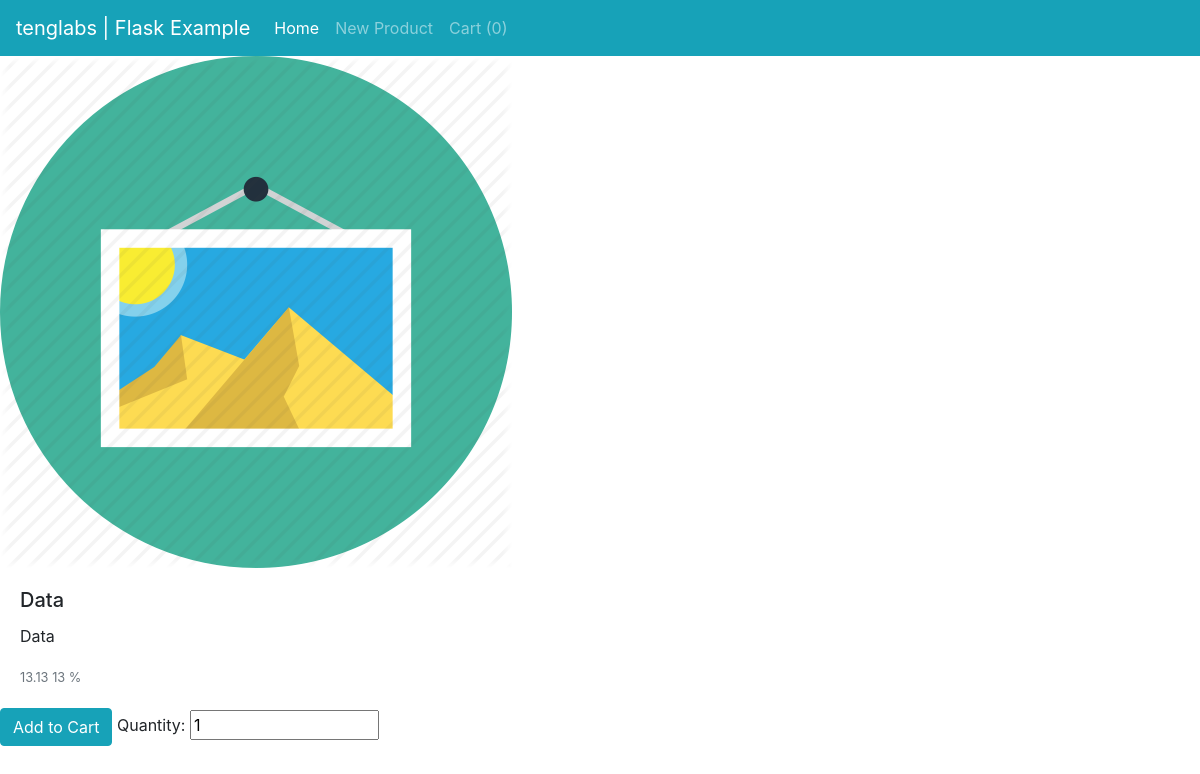
Before: /product/1 with the older database file.
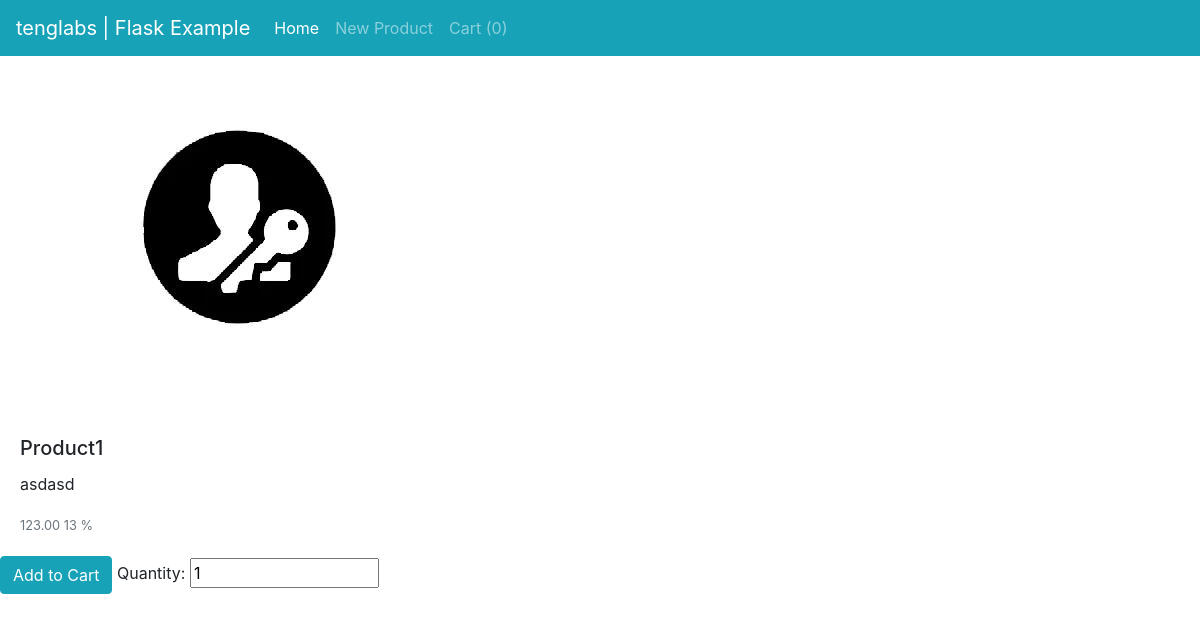
After: the same page with the newer database file.
### ecommerce/models.py (models this page shows)
class Product(db.Model):
    id = db.Column(db.Integer, primary_key=True)
    title = db.Column(db.String(100), nullable=False)
    image = db.Column(db.String(20), nullable=True, default='product.png')
    description = db.Column(db.Text, nullable=False)
    price = db.Column(db.Numeric(10, 2), nullable=False)
    discount = db.Column(db.Integer, default=0)

### ecommerce/routes.py (the view)
@app.route('/product/<int:product_id>')
def product_detail(product_id):
    product = Product.query.get(product_id)
    return render_template('cart/product_detail.html', title='Detail', product=product)

### ecommerce/templates/cart/product_detail.html (shortened to what this page needs)
{% extends "layout.html" %}
{% block content %}
    <img style="max-width:40rem;  class="card-img-top" src="{{url_for('static',filename='profile_pics/'+product.image)}}" alt="Card image cap">
    <div class="card-body">
      <h5 class="card-title">{{product.title}}</h5>
      <p class="card-text">{{ product.description }}</p>
      <p class="card-text"><small class="text-muted">{{product.price}} {%if product.discount > 0 %} {{product.discount}} % {% endif %}</small></p>
    </div>
<form action="{{url_for('AddCart')}}" method="POST">
    <button type="submit" class="btn btn-info" > Add to Cart </button>
    <label for="">Quantity:</label>
    <input type="number" name="quantity" id="" value="1" min="1" max="131313131313">
</form>
{% endblock content %}

Changed rows visible on the page:
changed Product: image: a different picture; title "Data" → "Product1"; description "Data" → "asdasd"; price "13.13" → "123.00"
